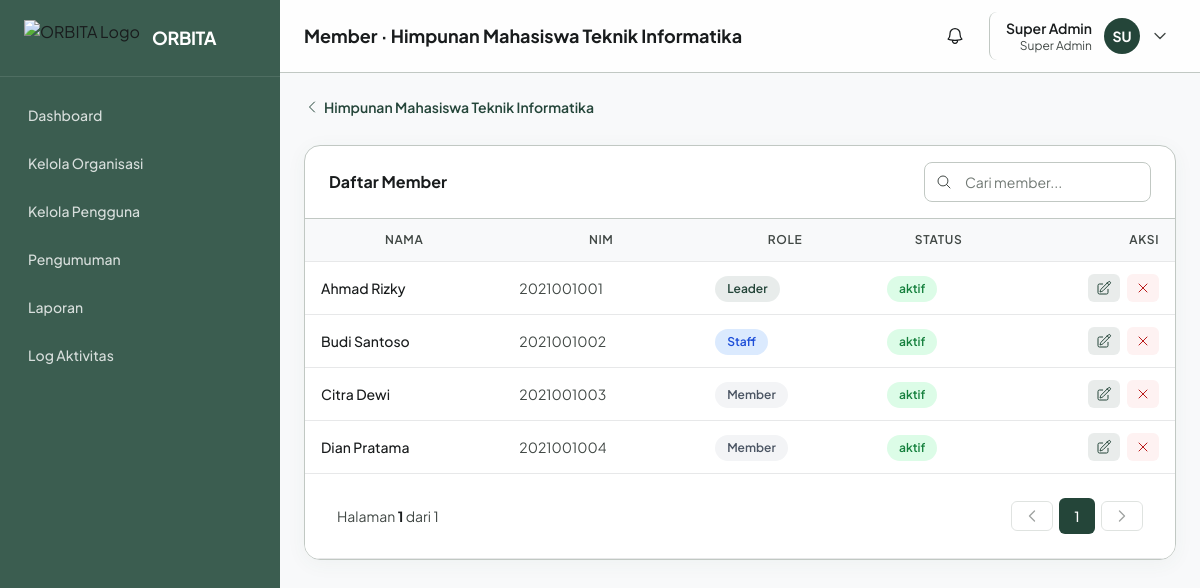
/pages/organisasi/members.php?org_id=1 (signed in), run on the app's committed database.
### tables this page shows
CREATE TABLE organisasi (
    id INT AUTO_INCREMENT PRIMARY KEY,
    nama VARCHAR(150) NOT NULL,
    singkatan VARCHAR(20),
    deskripsi TEXT,
    visi TEXT,
    misi TEXT,
    logo VARCHAR(255),
    ketua_id INT DEFAULT NULL,
    status ENUM('aktif', 'nonaktif') DEFAULT 'aktif',
    deleted_at DATETIME DEFAULT NULL,
    created_at DATETIME DEFAULT CURRENT_TIMESTAMP,
    updated_at DATETIME DEFAULT CURRENT_TIMESTAMP ON UPDATE CURRENT_TIMESTAMP,
    FOREIGN KEY (ketua_id) REFERENCES users(id) ON DELETE SET NULL
);

CREATE TABLE user_organisasi (
    id INT AUTO_INCREMENT PRIMARY KEY,
    user_id INT NOT NULL,
    organisasi_id INT NOT NULL,
    role ENUM('leader', 'staff', 'member') DEFAULT 'member',
    status ENUM('aktif', 'nonaktif', 'alumni') DEFAULT 'aktif',
    created_at DATETIME DEFAULT CURRENT_TIMESTAMP,
    FOREIGN KEY (user_id) REFERENCES users(id) ON DELETE CASCADE,
    FOREIGN KEY (organisasi_id) REFERENCES organisasi(id) ON DELETE CASCADE,
    UNIQUE KEY unique_user_org (user_id, organisasi_id)
);

CREATE TABLE users (
    id INT AUTO_INCREMENT PRIMARY KEY,
    nama VARCHAR(100) NOT NULL,
    email VARCHAR(100) NOT NULL UNIQUE,
    nim VARCHAR(20) NOT NULL UNIQUE,
    password VARCHAR(255) NOT NULL,
    role_id INT NOT NULL DEFAULT 3,
    no_hp VARCHAR(20),
    jurusan VARCHAR(100),
    angkatan VARCHAR(4),
    foto_profile VARCHAR(255) DEFAULT NULL,
    status ENUM('aktif', 'nonaktif', 'menunggu') DEFAULT 'aktif',
    reset_token VARCHAR(64) DEFAULT NULL,
    reset_expires DATETIME DEFAULT NULL,
    deleted_at DATETIME DEFAULT NULL,
    created_at DATETIME DEFAULT CURRENT_TIMESTAMP,
    updated_at DATETIME DEFAULT CURRENT_TIMESTAMP ON UPDATE CURRENT_TIMESTAMP,
    FOREIGN KEY (role_id) REFERENCES roles(id) ON DELETE CASCADE
);

### components/tables/members.php (the view, shortened to what this page needs)
<?php
foreach ($list as $row):
?>
<tr>
    <td class="text-sm font-medium text-on-surface"><?= e($row['nama']) ?></td>
    <td class="text-sm text-on-surface-variant"><?= e($row['nim']) ?></td>
    <td><span class="badge <?= memberRoleBadge($row['role']) ?>"><?= e(org_role_label($row['role'])) ?></span></td>
    <td><span class="badge <?= $row['status']==='aktif'?'bg-green-100 text-green-700':'bg-gray-100 text-gray-600' ?>"><?= e($row['status']) ?></span></td>
    <?php if ($can_manage): ?>
    <td class="text-right whitespace-nowrap">
        <button type="button" onclick="openMemberModal(<?= e(json_encode($row)) ?>)" title="Edit" class="inline-flex items-center px-2 py-1.5 rounded-md bg-primary/10 text-primary hover:bg-primary/20 mr-1">
        </button>
        <form method="POST" action="" class="inline" onsubmit="return confirm('Keluarkan member ini?')">
            <button type="submit" title="Keluarkan" class="inline-flex items-center px-2 py-1.5 rounded-md bg-red-50 text-error hover:bg-red-100">
                <svg class="w-4 h-4" fill="none" stroke="currentColor" stroke-width="1.5" viewBox="0 0 24 24"><path stroke-linecap="round" stroke-linejoin="round" d="M6 18L18 6M6 6l12 12"/></svg>
            </button>
        </form>
    </td>
    <?php endif; ?>
</tr>
<?php endforeach; ?>
<?php if (!empty($list)): ?>
<tr><td colspan="<?= $can_manage?5:4 ?>" class="bg-white border-t border-outline-variant"><?= renderPagination($p) ?></td></tr>
<?php endif; ?>

### components/navbar.php (shortened to what this page needs)
<header class="sticky top-0 z-20 bg-white/80 backdrop-blur border-b border-outline-variant">
    <div class="flex items-center justify-between px-6 py-3 lg:ml-[280px]">
        <div class="flex items-center gap-3">
            <h1 class="text-lg font-bold text-on-surface"><?= e($page_title ?? 'Dashboard') ?></h1>
        </div>
        <div class="flex items-center gap-4">
            <a href="<?= url('notifikasi') ?>" class="relative p-2 rounded-lg hover:bg-surface-low text-on-surface">
            </a>
            <div class="relative" id="profile-dropdown">
                <button type="button" onclick="toggleProfileDropdown()" class="flex items-center gap-3 pl-4 pr-2 py-1.5 rounded-lg border-l border-outline-variant cursor-pointer hover:bg-surface-low transition-colors">
                    <div class="text-right hidden sm:block">
                        <p class="text-sm font-semibold text-on-surface"><?= e($_SESSION['nama'] ?? 'User') ?></p>
                        <p class="text-xs text-on-surface-variant"><?= e($_SESSION['role'] ?? '') ?></p>
                    </div>
                    <div class="w-9 h-9 rounded-full bg-primary text-white flex items-center justify-center text-sm font-bold">
                        <?= e(strtoupper(substr($_SESSION['nama'] ?? 'U', 0, 2))) ?>
                    </div>
                    <svg id="profile-chevron" class="w-4 h-4 text-on-surface-variant transition-transform" fill="none" stroke="currentColor" stroke-width="2" viewBox="0 0 24 24"><path stroke-linecap="round" stroke-linejoin="round" d="M19.5 8.25l-7.5 7.5-7.5-7.5"/></svg>
                </button>
            </div>
        </div>
    </div>
</header>

### pages/organisasi/members.php (shortened to what this page needs)
<?php
require_once __DIR__ . '/../../includes/functions.php';
$pdo = db();
$org_id = (int) ($_GET['org_id'] ?? 0);
$org = $pdo->prepare("SELECT * FROM organisasi WHERE id=? AND deleted_at IS NULL LIMIT 1");
$org->execute([$org_id]); $org = $org->fetch();
$page_title = 'Member · ' . $org['nama'];
$can_manage = can('member.manage', $org_id);
$search = trim($_GET['search'] ?? '');
$pageNum = max(1, (int) ($_GET['page'] ?? 1));
$perPage = 10;
$sql = "SELECT uo.*, u.nama, u.nim, u.email FROM user_organisasi uo JOIN users u ON uo.user_id=u.id WHERE uo.organisasi_id=?";
$params = [$org_id];
$sql .= " ORDER BY FIELD(uo.role,'leader','staff','member'), u.nama";
$result = fetchPaginated($pdo, $sql, $params, $pageNum, $perPage);
$list = $result['list'];
$p = $result['p'];
function memberRoleBadge(string $role): string {
    return match ($role) {
        'leader' => 'bg-primary/10 text-primary',
        'staff'  => 'bg-blue-100 text-blue-700',
        default  => 'bg-gray-100 text-gray-600',
    };
}
?>
<?php require __DIR__ . '/../../components/head.php'; ?>
<?php require __DIR__ . '/../../components/sidebar.php'; ?>
<?php require __DIR__ . '/../../components/navbar.php'; ?>
<main class="p-6 lg:ml-[280px]">
    <div class="max-w-6xl mx-auto space-y-6">
        <a href="<?= url('organisasi/' . $org_id) ?>" class="inline-flex items-center gap-1 text-sm text-primary font-semibold hover:underline">
            <svg class="w-4 h-4" fill="none" stroke="currentColor" stroke-width="1.5" viewBox="0 0 24 24"><path stroke-linecap="round" stroke-linejoin="round" d="M15.75 19.5L8.25 12l7.5-7.5"/></svg>
            <?= e($org['nama']) ?>
        </a>
        <div class="bg-white rounded-2xl border border-outline-variant shadow-card overflow-hidden">
            <div class="px-6 py-4 border-b border-outline-variant flex flex-col sm:flex-row sm:items-center justify-between gap-3">
                <h3 class="font-bold text-on-surface">Daftar Member</h3>
                <div class="relative max-w-xs">
                    <div class="absolute inset-y-0 left-0 pl-3 flex items-center pointer-events-none">
                    </div>
                    <form method="GET" action="" class="w-full">
                        <input type="text" name="search" value="<?= e($search) ?>" class="form-input !h-10 !pl-10 !text-sm w-full" placeholder="Cari member..." autocomplete="off" data-live-search data-target="#member-table-body">
                    </form>
                </div>
            </div>
            <div class="overflow-x-auto">
                <table class="w-full data-table">
                    <thead><tr><th>Nama</th><th>NIM</th><th>Role</th><th>Status</th><?php if ($can_manage): ?><th class="text-right">Aksi</th><?php endif; ?></tr></thead>
                    <tbody id="member-table-body">
                        <?php include __DIR__ . '/../../components/tables/members.php'; ?>
                    </tbody>
                </table>
            </div>
        </div>
    </div>
</main>
<?php require __DIR__ . '/../../components/footer.php'; ?>

### includes/functions.php (shortened to what this page needs)
<?php
function e(string $text): string {
    return htmlspecialchars($text, ENT_QUOTES, 'UTF-8');
}
function is_logged_in(): bool {
    return !empty($_SESSION['user_id']);
}
function is_super_admin(): bool {
    return ($_SESSION['role'] ?? '') === 'Super Admin';
}
function org_role_label(?string $role): string {
    return match ($role) {
        'leader' => 'Leader',
        'staff'  => 'Staff',
        'member' => 'Member',
        default  => '-',
    };
}
function can(string $action, ?int $org_id = null): bool {
    if (is_super_admin()) return true;
}
function url(string $path = ''): string {
    return BASE_URL . '/' . ltrim($path, '/');
}
function paginate(int $total, int $page, int $perPage = 10): array {
    $totalPages = max(1, (int) ceil($total / $perPage));
    $page = max(1, min($page, $totalPages));
    $offset = ($page - 1) * $perPage;
    return [
        'page' => $page,
        'perPage' => $perPage,
        'total' => $total,
        'totalPages' => $totalPages,
        'offset' => $offset,
        'hasPrev' => $page > 1,
        'hasNext' => $page < $totalPages,
    ];
}
function fetchPaginated(PDO $pdo, string $baseSql, array $params = [], int $page = 1, int $perPage = 10, ?string $countSql = null): array {
    if ($countSql === null) {
        $countSql = preg_replace('/SELECT\b.*?\bFROM\b/si', 'SELECT COUNT(*) FROM', $baseSql, 1);
    }
    $countStmt = $pdo->prepare($countSql);
    $countStmt->execute($params);
    $total = (int) $countStmt->fetchColumn();
    $p = paginate($total, $page, $perPage);
    $stmt = $pdo->prepare($baseSql . ' LIMIT ? OFFSET ?');
    $stmt->execute([...$params, $p['perPage'], $p['offset']]);
    return ['list' => $stmt->fetchAll(), 'p' => $p];
}
function renderPagination(array $p): string {
    $page = $p['page'];
    $totalPages = $p['totalPages'];
    $start = max(1, $page - 2);
    $end = min($totalPages, $page + 2);
    if ($end - $start < 4) { $end = min($totalPages, $start + 4); }
    if ($end - $start < 4) { $start = max(1, $end - 4); }
    $html = '<nav class="flex items-center justify-between px-4 py-3" aria-label="Pagination">';
    $html .= '<div class="hidden sm:flex items-center gap-1">';
    $html .= '<span class="text-sm text-on-surface-variant">Halaman <strong class="text-on-surface">' . $page . '</strong> dari ' . $totalPages . '</span>';
    $html .= '</div>';
    $html .= '<div class="flex items-center gap-1.5">';
    $prevClass = 'px-3 py-1.5 rounded-md text-sm font-medium border border-outline-variant transition-colors ' . ($p['hasPrev'] ? 'text-on-surface hover:bg-surface-low' : 'text-on-surface-variant opacity-50 cursor-not-allowed');
    if ($p['hasPrev']) {
        $html .= '<a href="' . e(paginationUrl($page - 1)) . '" class="' . $prevClass . '"><svg class="w-4 h-4" fill="none" stroke="currentColor" stroke-width="2" viewBox="0 0 24 24"><path stroke-linecap="round" stroke-linejoin="round" d="M15.75 19.5L8.25 12l7.5-7.5"/></svg></a>';
    } else {
        $html .= '<span class="' . $prevClass . '"><svg class="w-4 h-4" fill="none" stroke="currentColor" stroke-width="2" viewBox="0 0 24 24"><path stroke-linecap="round" stroke-linejoin="round" d="M15.75 19.5L8.25 12l7.5-7.5"/></svg></span>';
    }
    for ($i = $start; $i <= $end; $i++) {
        $isActive = $i === $page;
        $cls = 'w-9 h-9 flex items-center justify-center rounded-md text-sm font-medium transition-colors ' . ($isActive ? 'bg-primary text-white' : 'text-on-surface hover:bg-surface-low border border-outline-variant');
        if ($isActive) {
            $html .= '<span class="' . $cls . '">' . $i . '</span>';
        } else {
            $html .= '<a href="' . e(paginationUrl($i)) . '" class="' . $cls . '">' . $i . '</a>';
        }
    }
    $nextClass = 'px-3 py-1.5 rounded-md text-sm font-medium border border-outline-variant transition-colors ' . ($p['hasNext'] ? 'text-on-surface hover:bg-surface-low' : 'text-on-surface-variant opacity-50 cursor-not-allowed');
    if ($p['hasNext']) {
        $html .= '<a href="' . e(paginationUrl($page + 1)) . '" class="' . $nextClass . '"><svg class="w-4 h-4" fill="none" stroke="currentColor" stroke-width="2" viewBox="0 0 24 24"><path stroke-linecap="round" stroke-linejoin="round" d="M8.25 4.5l7.5 7.5-7.5 7.5"/></svg></a>';
    } else {
        $html .= '<span class="' . $nextClass . '"><svg class="w-4 h-4" fill="none" stroke="currentColor" stroke-width="2" viewBox="0 0 24 24"><path stroke-linecap="round" stroke-linejoin="round" d="M8.25 4.5l7.5 7.5-7.5 7.5"/></svg></span>';
    }
    $html .= '</div></nav>';
    return $html;
}

### assets/css/custom.css (style rules this page uses)
.data-table th { font-size: 12px; font-weight: 600; text-transform: uppercase; letter-spacing: 0.05em; color: #414845; background: #f8f9fa; }
.data-table td, .data-table th { padding: 12px 16px; border-bottom: 1px solid #e7e8e9; }
.badge { display: inline-flex; align-items: center; padding: 4px 12px; border-radius: 9999px; font-size: 12px; font-weight: 600; }
.form-input { height: 44px; border: 1px solid #c1c8c3; border-radius: 0.5rem; padding: 0 14px; font-size: 14px; transition: all 0.2s; width: 100%; background: white; }
.form-input::placeholder { color: #717974; }

### components/head.php (style rules this page uses)
body { font-family: 'Plus Jakarta Sans', sans-serif; background-color: #f8f9fa; }

### data on the page
organisasi: nama "Member · Himpunan Mahasiswa Teknik Informatika", nama "Himpunan Mahasiswa Teknik Informatika"
user_organisasi: user.nama "Ahmad Rizky", user.nim "2021001001", role "Leader", status "aktif"
user_organisasi: user.nama "Budi Santoso", user.nim "2021001002", role "Staff", status "aktif"
user_organisasi: user.nama "Citra Dewi", user.nim "2021001003", role "Member", status "aktif"
user_organisasi: user.nama "Dian Pratama", user.nim "2021001004", role "Member", status "aktif", organisasi "1"

### other printed values
$item['label'] "Dashboard"
$item['label'] "Kelola Organisasi"
$item['label'] "Kelola Pengguna"
$item['label'] "Pengumuman"
$item['label'] "Laporan"
$item['label'] "Log Aktivitas"
$_SESSION['nama'] "Super Admin"
$_SESSION['role'] "Super Admin"
substr($_SESSION['nama'] ?? 'U', 0, 2) "SU"
